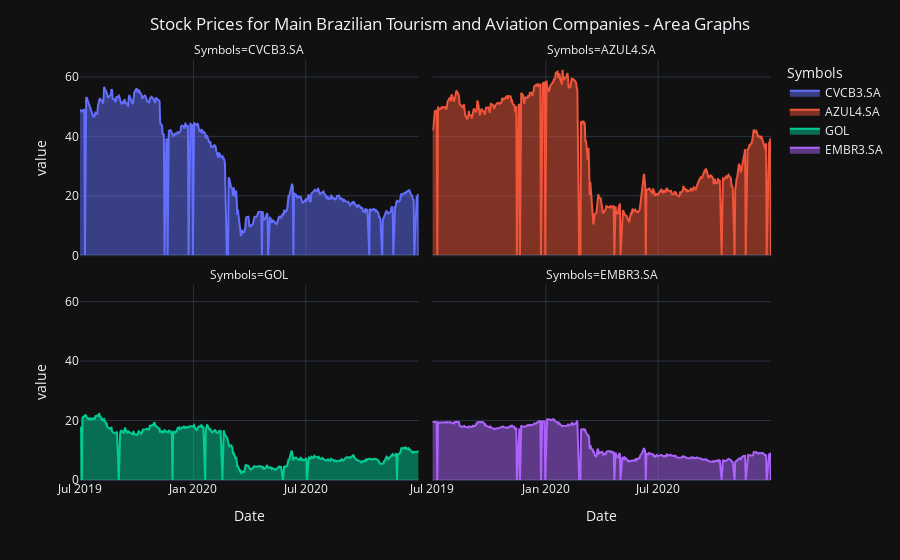

Notebook cell for this chart:
### Code cell
fig6= px.area(df_at, facet_col="Symbols", facet_col_wrap=2)
fig6.update_layout(
    title={
        'text': "Stock Prices for Main Brazilian Tourism and Aviation Companies - Area Graphs",
        'x':0.5,
        'xanchor': 'center'})
fig6.show()

### Figure 1 — Plotly figure (JSON) as saved in the notebook; plotly's stock layout.template omitted (floating-point values rounded to 4 significant figures; data arrays with more than 128 entries replaced by an {"elided": "..."} marker saying what was removed)
{"data": [{"hovertemplate": "Symbols=CVCB3.SA<br>Date=%{x}<br>value=%{y}<extra></extra>", "legendgroup": "CVCB3.SA", "line": {"color": "#636efa"}, "mode": "lines", "name": "CVCB3.SA", "orientation": "v", "showlegend": true, "stackgroup": "1", "type": "scatter", "x": {"elided": "389 str values"}, "xaxis": "x3", "y": {"elided": "389 float values"}, "yaxis": "y3"}, {"hovertemplate": "Symbols=AZUL4.SA<br>Date=%{x}<br>value=%{y}<extra></extra>", "legendgroup": "AZUL4.SA", "line": {"color": "#EF553B"}, "mode": "lines", "name": "AZUL4.SA", "orientation": "v", "showlegend": true, "stackgroup": "1", "type": "scatter", "x": {"elided": "389 str values"}, "xaxis": "x4", "y": {"elided": "389 float values"}, "yaxis": "y4"}, {"hovertemplate": "Symbols=GOL<br>Date=%{x}<br>value=%{y}<extra></extra>", "legendgroup": "GOL", "line": {"color": "#00cc96"}, "mode": "lines", "name": "GOL", "orientation": "v", "showlegend": true, "stackgroup": "1", "type": "scatter", "x": {"elided": "389 str values"}, "xaxis": "x", "y": {"elided": "389 float values"}, "yaxis": "y"}, {"hovertemplate": "Symbols=EMBR3.SA<br>Date=%{x}<br>value=%{y}<extra></extra>", "legendgroup": "EMBR3.SA", "line": {"color": "#ab63fa"}, "mode": "lines", "name": "EMBR3.SA", "orientation": "v", "showlegend": true, "stackgroup": "1", "type": "scatter", "x": {"elided": "389 str values"}, "xaxis": "x2", "y": {"elided": "389 float values"}, "yaxis": "y2"}], "layout": {"annotations": [{"font": {}, "showarrow": false, "text": "Symbols=GOL", "x": 0.245, "xanchor": "center", "xref": "paper", "y": 0.465, "yanchor": "bottom", "yref": "paper"}, {"font": {}, "showarrow": false, "text": "Symbols=EMBR3.SA", "x": 0.755, "xanchor": "center", "xref": "paper", "y": 0.465, "yanchor": "bottom", "yref": "paper"}, {"font": {}, "showarrow": false, "text": "Symbols=CVCB3.SA", "x": 0.245, "xanchor": "center", "xref": "paper", "y": 1.0, "yanchor": "bottom", "yref": "paper"}, {"font": {}, "showarrow": false, "text": "Symbols=AZUL4.SA", "x": 0.755, "xanchor": "center", "xref": "paper", "y": 1.0, "yanchor": "bottom", "yref": "paper"}], "legend": {"title": {"text": "Symbols"}, "tracegroupgap": 0}, "margin": {"t": 60}, "title": {"text": "Stock Prices for Main Brazilian Tourism and Aviation Companies - Area Graphs", "x": 0.5, "xanchor": "center"}, "xaxis": {"anchor": "y", "domain": [0, 0.49], "title": {"text": "Date"}}, "xaxis2": {"anchor": "y2", "domain": [0.51, 1], "matches": "x", "title": {"text": "Date"}}, "xaxis3": {"anchor": "y3", "domain": [0, 0.49], "matches": "x", "showticklabels": false}, "xaxis4": {"anchor": "y4", "domain": [0.51, 1], "matches": "x", "showticklabels": false}, "yaxis": {"anchor": "x", "domain": [0, 0.465], "title": {"text": "value"}}, "yaxis2": {"anchor": "x2", "domain": [0, 0.465], "matches": "y", "showticklabels": false}, "yaxis3": {"anchor": "x3", "domain": [0.535, 1.0], "matches": "y", "title": {"text": "value"}}, "yaxis4": {"anchor": "x4", "domain": [0.535, 1.0], "matches": "y", "showticklabels": false}}}
